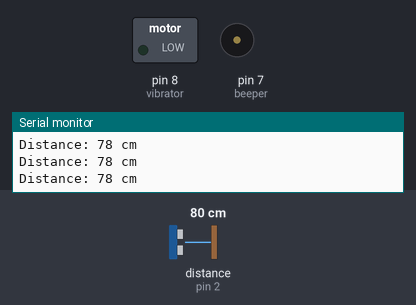
Simulated run of this sketch. Board: Arduino Uno, built with avr-gcc and run on an emulated ATmega328P. On the bench: switched loads named in the sketch (green lamp = pin HIGH), buzzer (waves = sounding, pin HIGH), the last lines printed to the serial monitor. Wiring (inferred from the names in the program): ultrasonic range finder: trigger pin 3; echo pin 2. The test bench sets the inputs (shaded band); at power-on: distance to the obstacle (sensor on pin 2) 80 cm. The echo pulse lasts 58.3 µs per cm; pins used as bus, display or sensor lines are not drawn.

Above: at 1.2 s.
1.3 s: distance to the obstacle (sensor on pin 2) set to 74 cm
4.3 s: distance to the obstacle (sensor on pin 2) set to 65 cm
At 5.5 s:
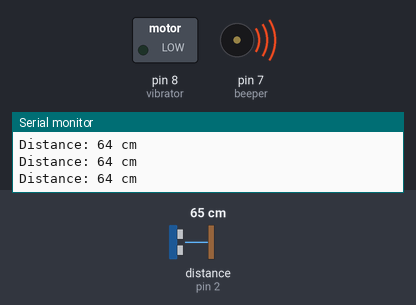
5.8 s: distance to the obstacle (sensor on pin 2) set to 34 cm
8.8 s: distance to the obstacle (sensor on pin 2) set to 29 cm
At 9.2 s:
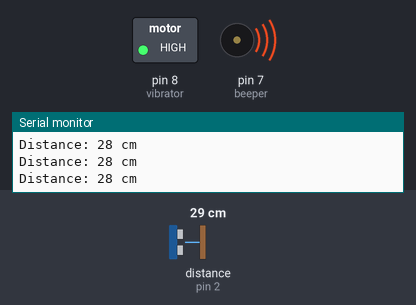
10.3 s: distance to the obstacle (sensor on pin 2) set to 35 cm
At 11.6 s:
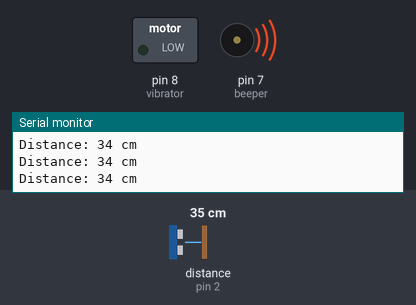
13.3 s: distance to the obstacle (sensor on pin 2) set to 2 cm
At 14.6 s:
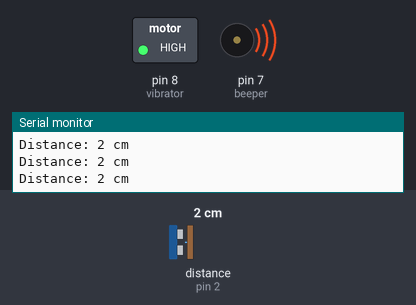
Timing chart, 0 to 15.8 s (numbered marks = the images above; inputs shaded):
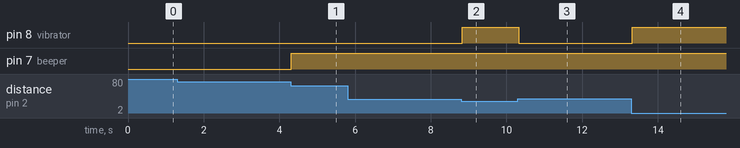

The sketch:

BLIND_STICK.ino
```cpp
#define echoPin 2
#define trigPin 3
#define beeper 7
#define vibrator 8


long duration;
int distance;

void setup() {
  pinMode(beeper,OUTPUT);
  pinMode(vibrator,OUTPUT);
  pinMode(trigPin, OUTPUT);
  pinMode(echoPin, INPUT);
  Serial.begin(9600);
  Serial.println("Ultrasonic Sensor HC-SR04 Test");
  Serial.println("with Arduino UNO R3");
}
void loop() {


  digitalWrite(trigPin, LOW);
  delayMicroseconds(2);

  digitalWrite(trigPin, HIGH);
  delayMicroseconds(10);
  digitalWrite(trigPin, LOW);

  duration = pulseIn(echoPin, HIGH);

  distance = duration * 0.034 / 2;
  Serial.print("Distance: ");
  Serial.print(distance);
  Serial.println(" cm");

    if (distance < 70)
    {
      if (distance > 30)
      {
      digitalWrite(beeper,HIGH);
      digitalWrite(vibrator,LOW);
      }
      else if (distance < 30)
      {
        digitalWrite(vibrator,HIGH);
        digitalWrite(beeper,HIGH);

      }
    }
    else if (distance > 70)
    {
      digitalWrite(vibrator,LOW);
        digitalWrite(beeper,LOW);
    }


  }
```

Measured:
- the behaviour switches between 71 and 70 cm on distance to the obstacle (sensor on pin 2) (found by bisection; images 0 and 1)
- the behaviour switches between 31 and 30 cm on distance to the obstacle (sensor on pin 2) (found by bisection; images 1 and 2)
- after the input at 4.3 s, pin 7 (beeper): LOW → HIGH at once
- after the input at 8.8 s, pin 8 (vibrator): LOW → HIGH at once
- after the input at 10.3 s, pin 8 (vibrator): HIGH → LOW at once
- after the input at 13.3 s, pin 8 (vibrator): LOW → HIGH at once
